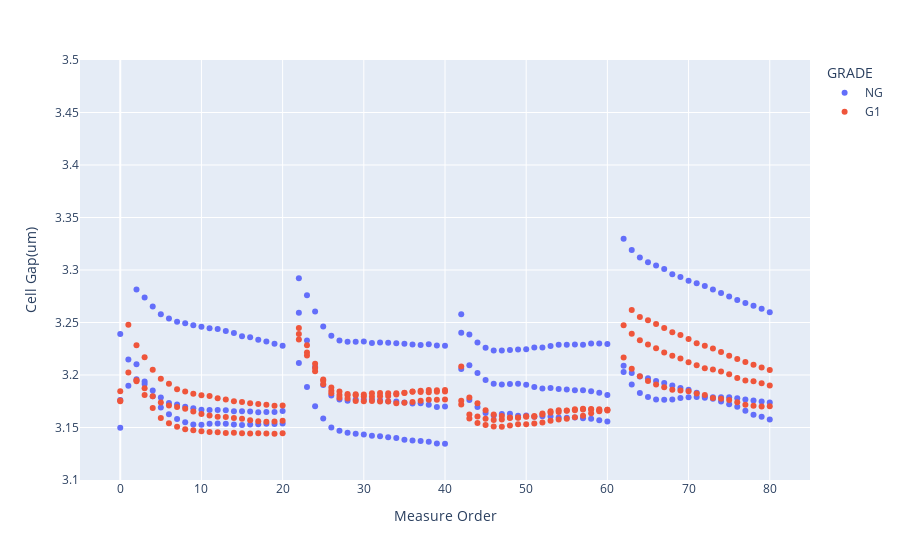
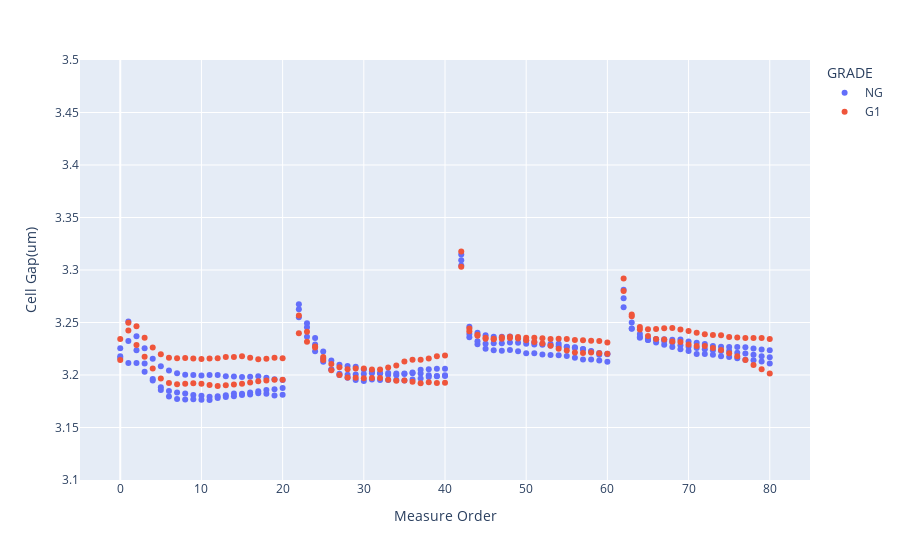

Notebook code cell kept with these figures, in order:
### Code cell
df = around_gap.filter(pl.col("RMS(%)") < 1)
params = {
    "x": 'Measure Order',
    "y": 'Cell Gap(um)',
    "color": 'GRADE',
    "hover_data": 'Panel ID',
}

figs = []
for cond in df['Condition'].unique():
    print(cond)
    figs.append(px.scatter(
        df.filter(pl.col('Condition')==cond),
        color_continuous_scale=px.colors.sequential.Jet,
        # color_discrete_sequence=px.colors.sequential.Jet,
        **params,
    ))
    figs[-1].update_layout(yaxis_range=(3.1, 3.5))
    figs[-1].show()

### Figure 1 — Plotly figure (JSON) as saved in the notebook; plotly's stock layout.template omitted (floating-point values rounded to 4 significant figures; data arrays with more than 128 entries replaced by an {"elided": "..."} marker saying what was removed)
{"data": [{"customdata": {"elided": "233x1 str values"}, "hovertemplate": "GRADE=NG<br>Measure Order=%{x}<br>Cell Gap(um)=%{y}<br>Panel ID=%{customdata[0]}<extra></extra>", "legendgroup": "NG", "marker": {"color": "#636efa", "symbol": "circle"}, "mode": "markers", "name": "NG", "orientation": "v", "showlegend": true, "type": "scatter", "x": {"elided": "233 int values"}, "xaxis": "x", "y": {"elided": "233 float values"}, "yaxis": "y"}, {"customdata": {"elided": "232x1 str values"}, "hovertemplate": "GRADE=G1<br>Measure Order=%{x}<br>Cell Gap(um)=%{y}<br>Panel ID=%{customdata[0]}<extra></extra>", "legendgroup": "G1", "marker": {"color": "#EF553B", "symbol": "circle"}, "mode": "markers", "name": "G1", "orientation": "v", "showlegend": true, "type": "scatter", "x": {"elided": "232 int values"}, "xaxis": "x", "y": {"elided": "232 float values"}, "yaxis": "y"}], "layout": {"legend": {"title": {"text": "GRADE"}, "tracegroupgap": 0}, "margin": {"t": 60}, "xaxis": {"anchor": "y", "domain": [0, 1], "title": {"text": "Measure Order"}}, "yaxis": {"anchor": "x", "domain": [0, 1], "range": [3.1, 3.5], "title": {"text": "Cell Gap(um)"}}}}

### Figure 2 — Plotly figure (JSON) as saved in the notebook; plotly's stock layout.template omitted (floating-point values rounded to 4 significant figures; data arrays with more than 128 entries replaced by an {"elided": "..."} marker saying what was removed)
{"data": [{"customdata": {"elided": "234x1 str values"}, "hovertemplate": "GRADE=NG<br>Measure Order=%{x}<br>Cell Gap(um)=%{y}<br>Panel ID=%{customdata[0]}<extra></extra>", "legendgroup": "NG", "marker": {"color": "#636efa", "symbol": "circle"}, "mode": "markers", "name": "NG", "orientation": "v", "showlegend": true, "type": "scatter", "x": {"elided": "234 int values"}, "xaxis": "x", "y": {"elided": "234 float values"}, "yaxis": "y"}, {"customdata": {"elided": "156x1 str values"}, "hovertemplate": "GRADE=G1<br>Measure Order=%{x}<br>Cell Gap(um)=%{y}<br>Panel ID=%{customdata[0]}<extra></extra>", "legendgroup": "G1", "marker": {"color": "#EF553B", "symbol": "circle"}, "mode": "markers", "name": "G1", "orientation": "v", "showlegend": true, "type": "scatter", "x": {"elided": "156 int values"}, "xaxis": "x", "y": {"elided": "156 float values"}, "yaxis": "y"}], "layout": {"legend": {"title": {"text": "GRADE"}, "tracegroupgap": 0}, "margin": {"t": 60}, "xaxis": {"anchor": "y", "domain": [0, 1], "title": {"text": "Measure Order"}}, "yaxis": {"anchor": "x", "domain": [0, 1], "range": [3.1, 3.5], "title": {"text": "Cell Gap(um)"}}}}
